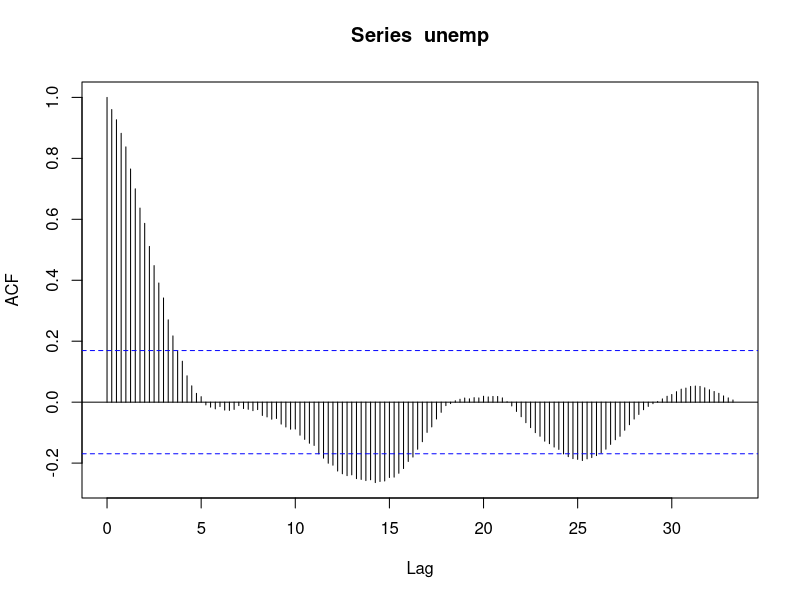
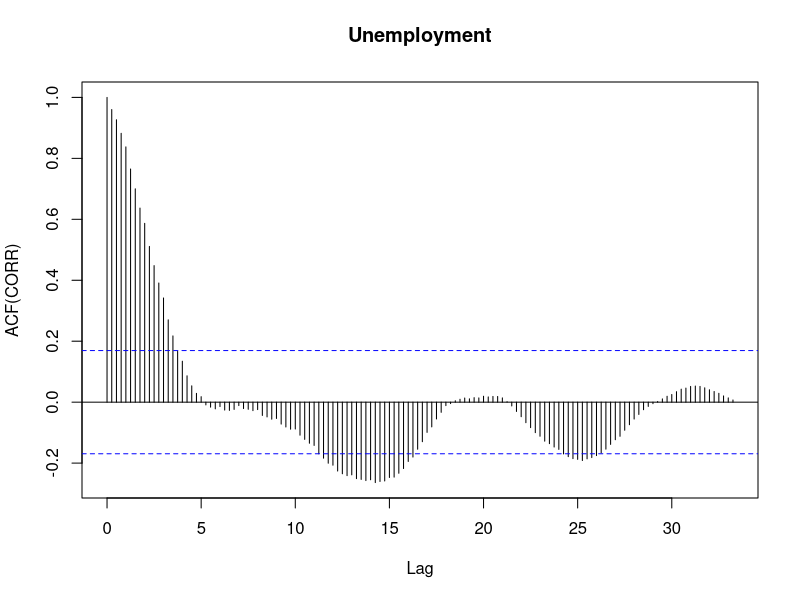
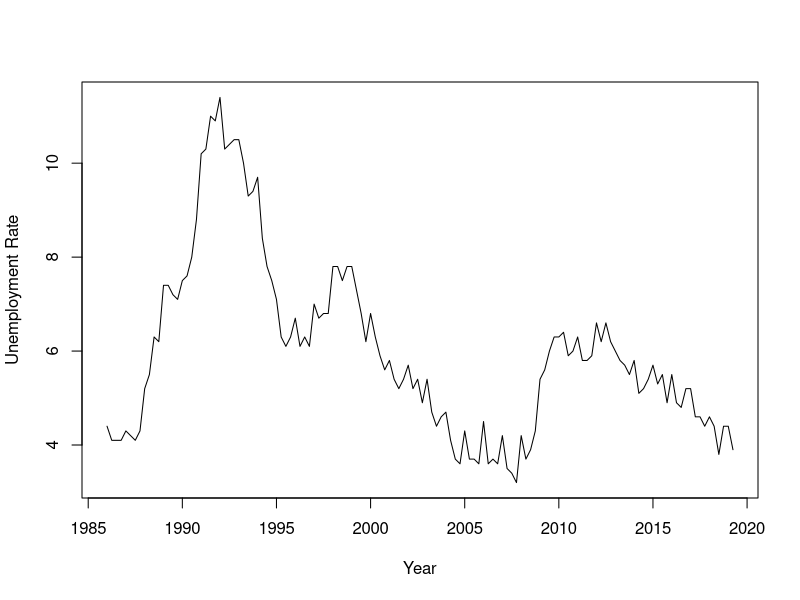

R code for these plots, in order:
unemp = scan('unemp_nz_quarterly_1986Q1-2019Q2.txt')
unemp = ts(unemp, frequency = 4, start = 1986)
acorr = acf(unemp, type = 'correlation', lag.max = 200)
acorr
plot(acorr, xlab = 'Lag', ylab = 'ACF(CORR)', main = 'Unemployment')

plot(unemp, xlab = 'Year', ylab = 'Unemployment Rate')